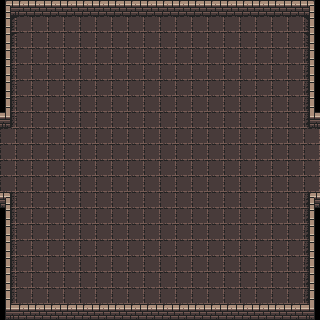

Below is a game level as drawn by its tile map, then a one-line description and the .tmx file that defines it, in full:
An orthogonal 20x20 tile map with 16x16 px tiles, 3 tile layers (floor, walls, demi_walls), 2 tilesets and 4 objects.

<map version="1.10" tiledversion="1.11.2" orientation="orthogonal" renderorder="right-down" width="20" height="20" tilewidth="16" tileheight="16" infinite="0" nextlayerid="6" nextobjectid="16">
 <tileset firstgid="1" source="../atlas_walls_low-16x16.tsx" />
 <tileset firstgid="49" source="../atlas_floor-16x16.tsx" />
 <layer id="3" name="floor" width="20" height="20">
  <data encoding="csv">
0,0,0,0,0,0,0,0,0,0,0,0,0,0,0,0,0,0,0,0,
67,49,49,49,49,49,49,49,49,49,49,49,49,49,49,49,49,49,49,68,
67,49,49,49,49,49,49,49,49,49,49,49,49,49,49,49,49,49,49,68,
74,49,49,49,49,49,49,49,49,49,49,49,49,49,49,49,49,49,49,75,
74,49,49,49,49,49,49,49,49,49,49,49,49,49,49,49,49,49,49,75,
74,49,49,49,49,49,49,49,49,49,49,49,49,49,49,49,49,49,49,75,
74,49,49,49,49,49,49,49,49,49,49,49,49,49,49,49,49,49,49,75,
74,49,49,49,49,49,49,49,49,49,49,49,49,49,49,49,49,49,49,75,
49,49,49,49,49,49,49,49,49,49,49,49,49,49,49,49,49,49,49,49,
49,49,49,49,49,49,49,49,49,49,49,49,49,49,49,49,49,49,49,49,
49,49,49,49,49,49,49,49,49,49,49,49,49,49,49,49,49,49,49,49,
49,49,49,49,49,49,49,49,49,49,49,49,49,49,49,49,49,49,49,49,
74,49,49,49,49,49,49,49,49,49,49,49,49,49,49,49,49,49,49,75,
74,49,49,49,49,49,49,49,49,49,49,49,49,49,49,49,49,49,49,75,
74,49,49,49,49,49,49,49,49,49,49,49,49,49,49,49,49,49,49,75,
74,49,49,49,49,49,49,49,49,49,49,49,49,49,49,49,49,49,49,75,
74,49,49,49,49,49,49,49,49,49,49,49,49,49,49,49,49,49,49,75,
74,49,49,49,49,49,49,49,49,49,49,49,49,49,49,49,49,49,49,75,
74,49,49,49,49,49,49,49,49,49,49,49,49,49,49,49,49,49,49,75,
0,0,0,0,0,0,0,0,0,0,0,0,0,0,0,0,0,0,0,0
</data>
 </layer>
 <layer id="1" name="walls" width="20" height="20">
  <data encoding="csv">
2,39,39,39,39,39,39,39,39,39,39,39,39,39,39,39,39,39,39,4,
0,0,0,0,0,0,0,0,0,0,0,0,0,0,0,0,0,0,0,0,
0,0,0,0,0,0,0,0,0,0,0,0,0,0,0,0,0,0,0,0,
0,0,0,0,0,0,0,0,0,0,0,0,0,0,0,0,0,0,0,0,
0,0,0,0,0,0,0,0,0,0,0,0,0,0,0,0,0,0,0,0,
0,0,0,0,0,0,0,0,0,0,0,0,0,0,0,0,0,0,0,0,
0,0,0,0,0,0,0,0,0,0,0,0,0,0,0,0,0,0,0,0,
0,0,0,0,0,0,0,0,0,0,0,0,0,0,0,0,0,0,0,0,
0,0,0,0,0,0,0,0,0,0,0,0,0,0,0,0,0,0,0,0,
0,0,0,0,0,0,0,0,0,0,0,0,0,0,0,0,0,0,0,0,
0,0,0,0,0,0,0,0,0,0,0,0,0,0,0,0,0,0,0,0,
0,0,0,0,0,0,0,0,0,0,0,0,0,0,0,0,0,0,0,0,
0,0,0,0,0,0,0,0,0,0,0,0,0,0,0,0,0,0,0,0,
0,0,0,0,0,0,0,0,0,0,0,0,0,0,0,0,0,0,0,0,
0,0,0,0,0,0,0,0,0,0,0,0,0,0,0,0,0,0,0,0,
0,0,0,0,0,0,0,0,0,0,0,0,0,0,0,0,0,0,0,0,
0,0,0,0,0,0,0,0,0,0,0,0,0,0,0,0,0,0,0,0,
0,0,0,0,0,0,0,0,0,0,0,0,0,0,0,0,0,0,0,0,
0,0,0,0,0,0,0,0,0,0,0,0,0,0,0,0,0,0,0,0,
26,39,39,39,39,39,39,39,39,39,39,39,39,39,39,39,39,39,39,28
</data>
 </layer>
 <layer id="2" name="demi_walls" width="20" height="20">
  <data encoding="csv">
0,0,0,0,0,0,0,0,0,0,0,0,0,0,0,0,0,0,0,0,
13,0,0,0,0,0,0,0,0,0,0,0,0,0,0,0,0,0,0,13,
13,0,0,0,0,0,0,0,0,0,0,0,0,0,0,0,0,0,0,13,
13,0,0,0,0,0,0,0,0,0,0,0,0,0,0,0,0,0,0,13,
13,0,0,0,0,0,0,0,0,0,0,0,0,0,0,0,0,0,0,13,
13,0,0,0,0,0,0,0,0,0,0,0,0,0,0,0,0,0,0,13,
13,0,0,0,0,0,0,0,0,0,0,0,0,0,0,0,0,0,0,13,
28,0,0,0,0,0,0,0,0,0,0,0,0,0,0,0,0,0,0,26,
0,0,0,0,0,0,0,0,0,0,0,0,0,0,0,0,0,0,0,0,
0,0,0,0,0,0,0,0,0,0,0,0,0,0,0,0,0,0,0,0,
0,0,0,0,0,0,0,0,0,0,0,0,0,0,0,0,0,0,0,0,
0,0,0,0,0,0,0,0,0,0,0,0,0,0,0,0,0,0,0,0,
4,0,0,0,0,0,0,0,0,0,0,0,0,0,0,0,0,0,0,2,
13,0,0,0,0,0,0,0,0,0,0,0,0,0,0,0,0,0,0,13,
13,0,0,0,0,0,0,0,0,0,0,0,0,0,0,0,0,0,0,13,
13,0,0,0,0,0,0,0,0,0,0,0,0,0,0,0,0,0,0,13,
13,0,0,0,0,0,0,0,0,0,0,0,0,0,0,0,0,0,0,13,
13,0,0,0,0,0,0,0,0,0,0,0,0,0,0,0,0,0,0,13,
13,0,0,0,0,0,0,0,0,0,0,0,0,0,0,0,0,0,0,13,
0,0,0,0,0,0,0,0,0,0,0,0,0,0,0,0,0,0,0,0
</data>
 </layer>
 <objectgroup id="4" name="collisions" />
 <objectgroup id="5" name="entities">
  <object id="4" x="47.5644" y="275.008">
   <properties>
    <property name="type" value="big_monster" />
   </properties>
   <point />
  </object>
  <object id="6" x="215.256" y="281.82">
   <properties>
    <property name="type" value="big_monster" />
   </properties>
   <point />
  </object>
  <object id="8" x="66.5096" y="81.6845">
   <properties>
    <property name="type" value="big_monster" />
   </properties>
   <point />
  </object>
  <object id="10" x="248" y="87.5">
   <properties>
    <property name="type" value="big_demon" />
   </properties>
   <point />
  </object>
 </objectgroup>
</map>
